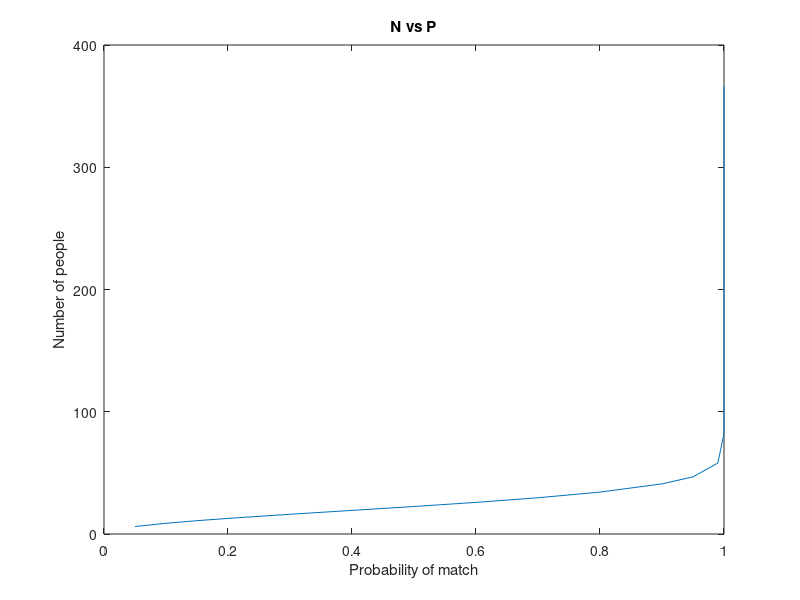

MATLAB code for this plot:
clear;clc;
x = [0.05,0.1,0.15,0.2,0.3,0.4,0.5,0.6,0.7,0.8,0.9,0.95,0.99,0.9999,0.999999,0.9999999,1];
for i=1:17
    if x(i)<1 ;
    y(i) = sqrt(-730*log(1-x(i)));
    else
    y(i) = 366;
    end
end

figure,plot(x,y);
xlabel('Probability of match');
ylabel('Number of people');
title('N vs P');